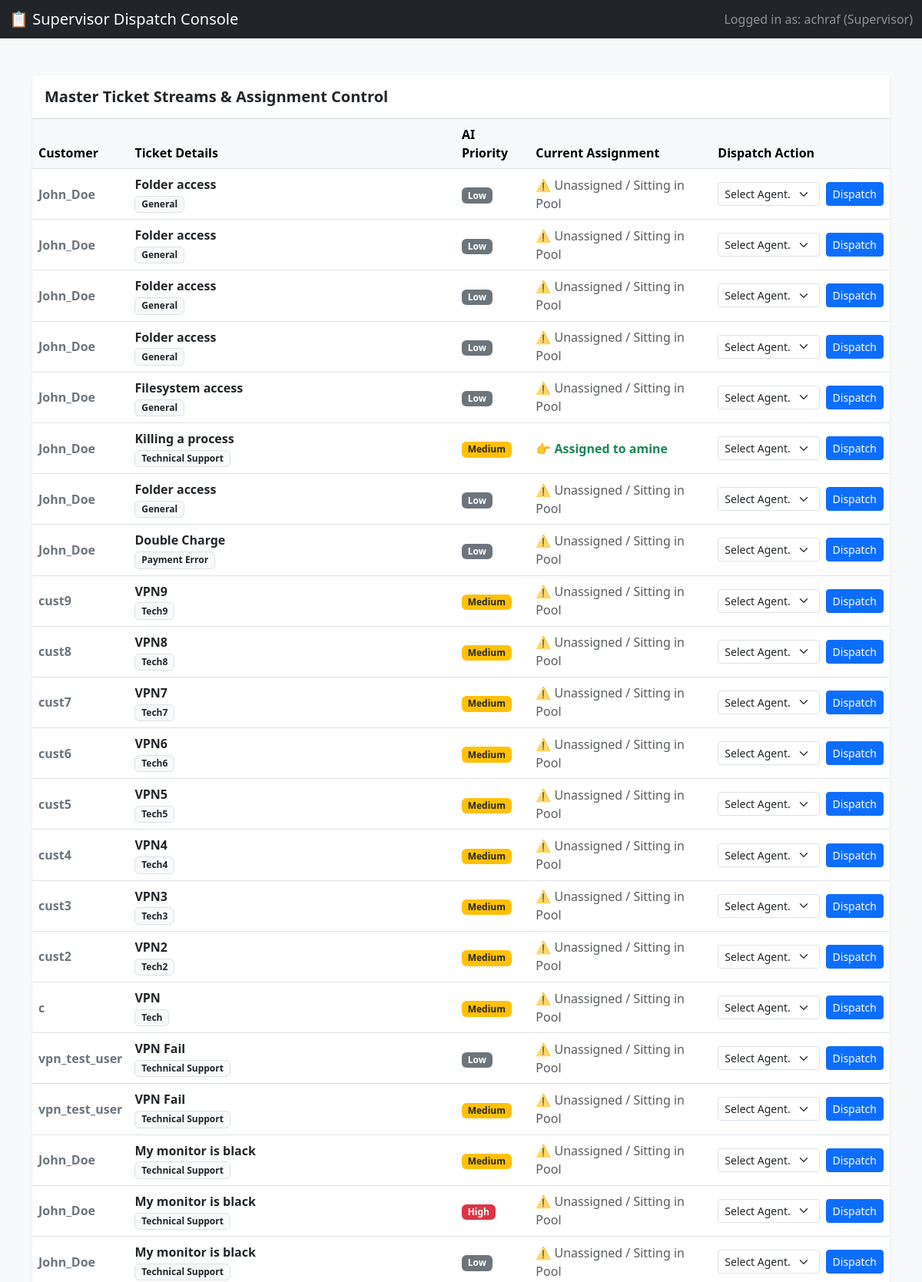
/tickets/dispatch/ (signed in, upper part), run on the app's committed database.
### UserProfile/models.py (models this page shows, shortened)
class UserProfile(models.Model):
    ROLE_CHOICES = [
        ('Customer', 'Customer'),
        ('Agent', 'Human Agent'),
        ('Supervisor', 'Supervisor'),
        ('AI_Agent', 'AI System Agent'),
    ]
    STATUS_CHOICES = [
        ('Available', 'Available'),
        ('Busy', 'Busy'),
        ('Offline', 'Offline'),
    ]
    user = models.OneToOneField(User, on_delete=models.CASCADE, related_name='profile')
    role = models.CharField(max_length=20, choices=ROLE_CHOICES, default='Customer')
    status = models.CharField(max_length=20, choices=STATUS_CHOICES, default='Offline')
    max_ticket_capacity = models.IntegerField(default=5)

### ticketing_system/models.py (models this page shows, shortened)
class Ticket(models.Model):
    PRIORITY_CHOICES = [
        ('Low', 'Low'),
        ('Medium', 'Medium'),
        ('High', 'High'),
    ]
    STATUS_CHOICES = [
        ('Open', 'Open'),
        ('In Progress', 'In Progress'),
        ('Closed', 'Closed'),
    ]
    id = models.UUIDField(primary_key=True, default=uuid.uuid4, editable=False)
    customer = models.ForeignKey(UserProfile, on_delete=models.CASCADE, related_name='tickets')
    title = models.CharField(max_length=100)
    category = models.ForeignKey(Category, on_delete=models.SET_NULL, blank=True, null=True, related_name='tickets')
    priority = models.CharField(max_length=20, choices=PRIORITY_CHOICES, default='Low')
    triage_explanation = models.TextField(blank=True, default='')
    status = models.CharField(max_length=20, choices=STATUS_CHOICES, default='Open')
    created_at = models.DateTimeField(auto_now_add=True)
    updated_at = models.DateTimeField(auto_now=True)

class Category(models.Model):
    name = models.CharField(max_length=100)
    class Meta:
        verbose_name_plural = "Categories"

class RerankedQueue(models.Model):
    ticket = models.OneToOneField(Ticket, on_delete=models.CASCADE, related_name='queue_entry')
    ai_relevance_score = models.FloatField()
    computed_rank = models.IntegerField()
    target_agent = models.ForeignKey(UserProfile, on_delete=models.CASCADE, related_name='assigned_queue')
    class Meta:
        ordering = ['computed_rank']

### ticketing_system/views.py (the view, shortened to what this page needs)
# urls.py: path('dispatch/', dispatch_dashboard_view, name='dispatch_dashboard'),  # Supervisor Console
@login_required
@user_passes_test(is_supervisor, login_url='/accounts/login/')
def dispatch_dashboard_view(request):
    all_tickets = Ticket.objects.all().order_by('-created_at')
    human_agents = UserProfile.objects.filter(role='Agent') # List of available agents to assign to
    return render(request, 'Agents/agent_dispatch.html', {
        'all_tickets': all_tickets,
        'human_agents': human_agents,
    })

### ticketing_system/views.py (called while the page is built)
def is_supervisor(user):
    return user.is_authenticated and (user.profile.role == 'Supervisor' or user.is_superuser)

### Templates/Agents/agent_dispatch.html (shortened to what this page needs)
<!DOCTYPE html>
<html lang="en">
<head>
    <link href="https://cdn.jsdelivr.net/npm/bootstrap@5.3.0/dist/css/bootstrap.min.css" rel="stylesheet">
</head>
<body class="bg-light">
    <nav class="navbar navbar-dark bg-dark mb-4">
        <div class="container-fluid">
            <span class="navbar-brand mb-0 h1">📋 Supervisor Dispatch Console</span>
            <span class="text-white-50">Logged in as: {{ request.user.username }} ({{ request.user.profile.role }})</span>
        </div>
    </nav>
    <div class="container my-5">
        <div class="card border-0 shadow-sm">
            <div class="card-header bg-white py-3">
                <h5 class="mb-0 fw-bold text-dark">Master Ticket Streams & Assignment Control</h5>
            </div>
            <div class="card-body p-0">
                <table class="table table-hover align-middle mb-0">
                    <thead class="table-light">
                        <tr>
                            <th>Customer</th>
                            <th>Ticket Details</th>
                            <th>AI Priority</th>
                            <th>Current Assignment</th>
                            <th>Dispatch Action</th>
                        </tr>
                    </thead>
                    <tbody>
                        {% for t in all_tickets %}
                        <tr>
                            <td class="fw-semibold text-secondary">{{ t.customer.user.username }}</td>
                            <td>
                                <div class="fw-bold">{{ t.title }}</div>
                                <span class="badge bg-light text-dark border" style="font-size: 0.75rem;">{{ t.category.name|default:"General" }}</span>
                            </td>
                            <td>
                                <span class="badge {% if t.priority == 'High' %}bg-danger{% elif t.priority == 'Medium' %}bg-warning text-dark{% else %}bg-secondary{% endif %}">
                                    {{ t.priority }}
                                   </span>
                            </td>
                            <td>
                                {% if t.queue_entry %}
                                    <span class="text-success fw-bold">👉 Assigned to {{ t.queue_entry.target_agent.user.username }}</span>
                                {% else %}
                                    <span class="text-muted italic">⚠️ Unassigned / Sitting in Pool</span>
                                {% endif %}
                            </td>
                            <td>
                                <form method="POST" class="d-flex gap-2">
                                    <select name="agent_id" class="form-select form-select-sm" style="max-width: 180px;" required>
                                        <option value="" disabled selected>Select Agent...</option>
                                    </select>
                                    <button type="submit" class="btn btn-sm btn-primary">Dispatch</button>
                                </form>
                            </td>
                        </tr>
                        {% empty %}
                        <tr>
                            <td colspan="5" class="text-center py-4 text-muted">No tickets found in the system logs.</td>
                        </tr>
                        {% endfor %}
                    </tbody>
                </table>
            </div>
        </div>
    </div>
</body>
</html>

### data on the page
Ticket: customer.user.username "John_Doe", title "Folder access", category.name "General", priority "Low", shows "⚠️ Unassigned / Sitting in Pool"
Ticket: customer.user.username "John_Doe", title "Folder access", category.name "General", priority "Low", shows "⚠️ Unassigned / Sitting in Pool"
Ticket: customer.user.username "John_Doe", title "Folder access", category.name "General", priority "Low", shows "⚠️ Unassigned / Sitting in Pool"
Ticket: customer.user.username "John_Doe", title "Folder access", category.name "General", priority "Low", shows "⚠️ Unassigned / Sitting in Pool"
Ticket: customer.user.username "John_Doe", title "Filesystem access", category.name "General", priority "Low", shows "⚠️ Unassigned / Sitting in Pool"
Ticket: customer.user.username "John_Doe", title "Killing a process", category.name "Technical Support", priority "Medium", queue_entry.target_agent.user.username "amine"
Ticket: customer.user.username "John_Doe", title "Folder access", category.name "General", priority "Low", shows "⚠️ Unassigned / Sitting in Pool"
Ticket: customer.user.username "John_Doe", title "Double Charge", category.name "Payment Error", priority "Low", shows "⚠️ Unassigned / Sitting in Pool"
Ticket: customer.user.username "cust9", title "VPN9", category.name "Tech9", priority "Medium", shows "⚠️ Unassigned / Sitting in Pool"
Ticket: customer.user.username "cust8", title "VPN8", category.name "Tech8", priority "Medium", shows "⚠️ Unassigned / Sitting in Pool"
Ticket: customer.user.username "cust7", title "VPN7", category.name "Tech7", priority "Medium", shows "⚠️ Unassigned / Sitting in Pool"
Ticket: customer.user.username "cust6", title "VPN6", category.name "Tech6", priority "Medium", shows "⚠️ Unassigned / Sitting in Pool"
Ticket: customer.user.username "cust5", title "VPN5", category.name "Tech5", priority "Medium", shows "⚠️ Unassigned / Sitting in Pool"
Ticket: customer.user.username "cust4", title "VPN4", category.name "Tech4", priority "Medium", shows "⚠️ Unassigned / Sitting in Pool"
Ticket: customer.user.username "cust3", title "VPN3", category.name "Tech3", priority "Medium", shows "⚠️ Unassigned / Sitting in Pool"
Ticket: customer.user.username "cust2", title "VPN2", category.name "Tech2", priority "Medium", shows "⚠️ Unassigned / Sitting in Pool"
Ticket: customer.user.username "c", title "VPN", category.name "Tech", priority "Medium", shows "⚠️ Unassigned / Sitting in Pool"
Ticket: customer.user.username "vpn_test_user", title "VPN Fail", category.name "Technical Support", priority "Low", shows "⚠️ Unassigned / Sitting in Pool"
Ticket: customer.user.username "vpn_test_user", title "VPN Fail", category.name "Technical Support", priority "Medium", shows "⚠️ Unassigned / Sitting in Pool"
Ticket: customer.user.username "John_Doe", title "My monitor is black", category.name "Technical Support", priority "Medium", shows "⚠️ Unassigned / Sitting in Pool"
Ticket: customer.user.username "John_Doe", title "My monitor is black", category.name "Technical Support", priority "High", shows "⚠️ Unassigned / Sitting in Pool"
Ticket: customer.user.username "John_Doe", title "My monitor is black", category.name "Technical Support", priority "Low", shows "⚠️ Unassigned / Sitting in Pool"

### other printed values
{{ request.user.username }} "achraf"
{{ request.user.profile.role }} "Supervisor"
